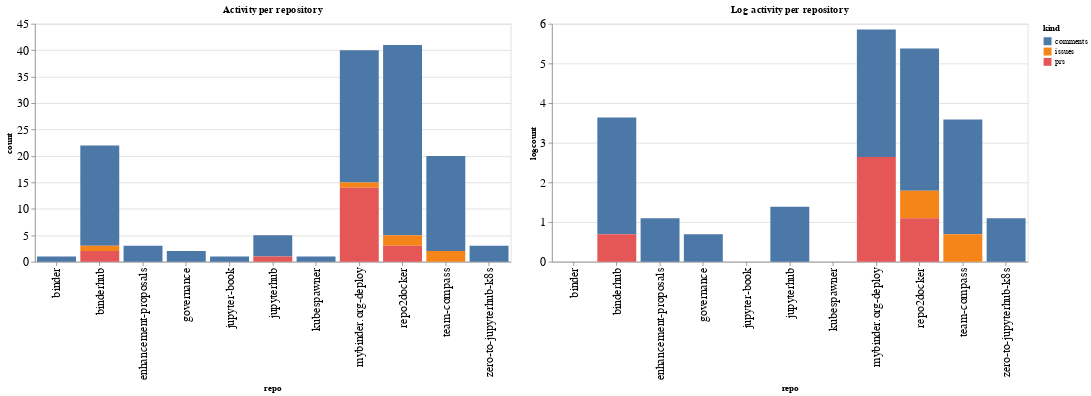

Notebook source saved alongside this figure:
### Code cell
ch1 = alt.Chart(repo_summaries, width=600, title="Activity per repository").mark_bar().encode(
    x='repo',
    y='count',
    color='kind',
    tooltip="kind"
)

ch2 = alt.Chart(repo_summaries, width=600, title="Log activity per repository").mark_bar().encode(
    x='repo',
    y='logcount',
    color='kind',
    tooltip="kind"
)

ch1 | ch2

### Figure 1 — Vega-Lite specification as saved in the notebook (floating-point values rounded to 4 significant figures)
{"config": {"axisLeft": {"labelFontSize": 15}, "axisBottom": {"labelFontSize": 15}}, "hconcat": [{"mark": "bar", "encoding": {"color": {"type": "nominal", "field": "kind"}, "tooltip": {"type": "nominal", "field": "kind"}, "x": {"type": "nominal", "field": "repo"}, "y": {"type": "quantitative", "field": "count"}}, "title": "Activity per repository", "width": 600}, {"mark": "bar", "encoding": {"color": {"type": "nominal", "field": "kind"}, "tooltip": {"type": "nominal", "field": "kind"}, "x": {"type": "nominal", "field": "repo"}, "y": {"type": "quantitative", "field": "logcount"}}, "title": "Log activity per repository", "width": 600}], "data": {"name": "data-1048a4d9b7eef1cc05c739256b080e03"}, "$schema": "https://vega.github.io/schema/vega-lite/v4.8.1.json", "datasets": {"data-1048a4d9b7eef1cc05c739256b080e03": [{"repo": "binder", "kind": "comments", "count": 1, "logcount": 0.0}, {"repo": "binderhub", "kind": "comments", "count": 19, "logcount": 2.944}, {"repo": "binderhub", "kind": "issues", "count": 1, "logcount": 0.0}, {"repo": "binderhub", "kind": "prs", "count": 2, "logcount": 0.6931}, {"repo": "enhancement-proposals", "kind": "comments", "count": 3, "logcount": 1.099}, {"repo": "governance", "kind": "comments", "count": 2, "logcount": 0.6931}, {"repo": "jupyter-book", "kind": "comments", "count": 1, "logcount": 0.0}, {"repo": "jupyterhub", "kind": "comments", "count": 4, "logcount": 1.386}, {"repo": "jupyterhub", "kind": "prs", "count": 1, "logcount": 0.0}, {"repo": "kubespawner", "kind": "comments", "count": 1, "logcount": 0.0}, {"repo": "mybinder.org-deploy", "kind": "comments", "count": 25, "logcount": 3.219}, {"repo": "mybinder.org-deploy", "kind": "issues", "count": 1, "logcount": 0.0}, {"repo": "mybinder.org-deploy", "kind": "prs", "count": 14, "logcount": 2.639}, {"repo": "repo2docker", "kind": "comments", "count": 36, "logcount": 3.584}, {"repo": "repo2docker", "kind": "issues", "count": 2, "logcount": 0.6931}, {"repo": "repo2docker", "kind": "prs", "count": 3, "logcount": 1.099}, {"repo": "team-compass", "kind": "comments", "count": 18, "logcount": 2.89}, {"repo": "team-compass", "kind": "issues", "count": 2, "logcount": 0.6931}, {"repo": "zero-to-jupyterhub-k8s", "kind": "comments", "count": 3, "logcount": 1.099}]}}
